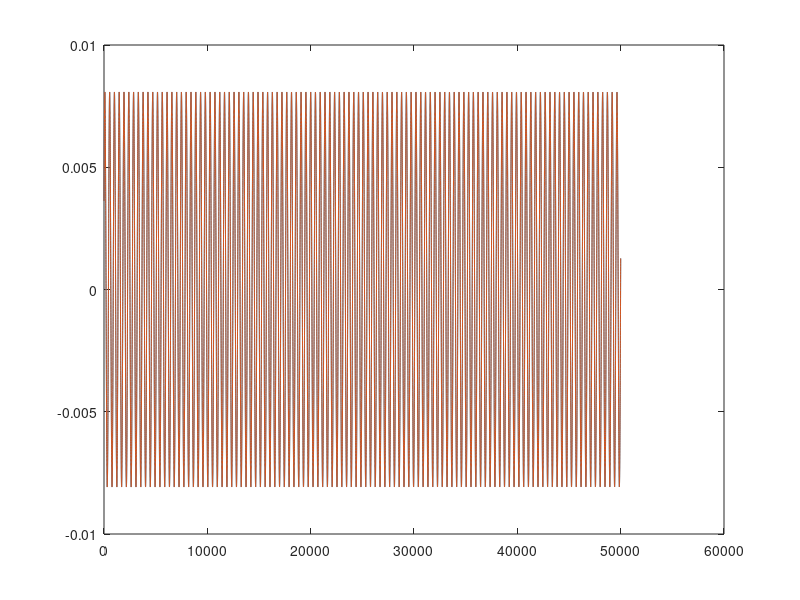

MATLAB code to generate this figure: (Note: this script raises an error after producing the figure.)
clear all, close all,  clc
% for each part, uncomment and run entire code

%% Load Data

%load('SYS1.mat')
%load('SYS2.mat')
% load('bathymetry.mat')
load('bathymetry_no_noise.mat')
dt = 0.01; % sample time for data
n=3; 

%% Compute Derivative


%% part a 

% Beta = [10; 28; 8/3]; % Lorenz's parameters (chaotic)
% for i=1:length(x)
%     dx(i,:) = lorenz(0,x(i,:),Beta);
% end


%////////////////////////////////////
%% part b

% for i=1:length(x)
%     dx(i,:) = dynamic_p5(0,x(i,:));
% end

%% part c

% for i=1:3
%     dx(:,i) = diff(x(:,i))/dt;
% end
% dx = [dx; dx(end,:)];


%% part d
% lets add noise for fun :)
% noise for SYS1
noise = normrnd(0.1,0.2, size(x,1), size(x,2));

%noise for SYS2
%noise = normrnd(0.1,0.2, size(x,1), size(x,2))/100;

%x = x+noise;

% for i=1:3
%     dx(:,i) = diff(x(:,i))/dt;
% end
% dx = [dx; dx(end,:)];

dx = x;
% storage for filtered data
dx_filter = zeros(size(dx,1), size(dx,2));
xyz_str = ['x','y','z'];

% plot data
for i = 1:size(dx,2)
    % plot Original data
    figure 
    plot(dx(:,i)); hold on
    
    % filter data using Savitzky Golay
    rd = 2; % polynomial order (use 2 for SYS2.mat)
    fl = 21; % length of data frames (USE 21 FOR SYS2.mat)   
    dx_filter(:,i) = sgolayfilt(dx(:,i),rd,fl);
    
    % plot filtered data
    plot(dx_filter(:,i)); hold off
    title_str = sprintf('Filter d%1$s', xyz_str(i));
    title(title_str)
    grid
    %xlim([1000 2000]) % Add for SYS1.MAT TO BETTER SEE NOISE
    legend({'Original', 'Filtered'},'Location','southeast')
end

%% Build library and compute sparse regression
polyorder = 2; % up to third order polynomials
usesine = 1;
Theta = poolData(x,n,polyorder,usesine); 
lambda = 0.01;      % lambda is our sparsification knob.
Xi = sparsifyDynamics(Theta,dx_filter,lambda,n)
poolDataLIST({'x','y','z'},Xi,n,polyorder,usesine);

